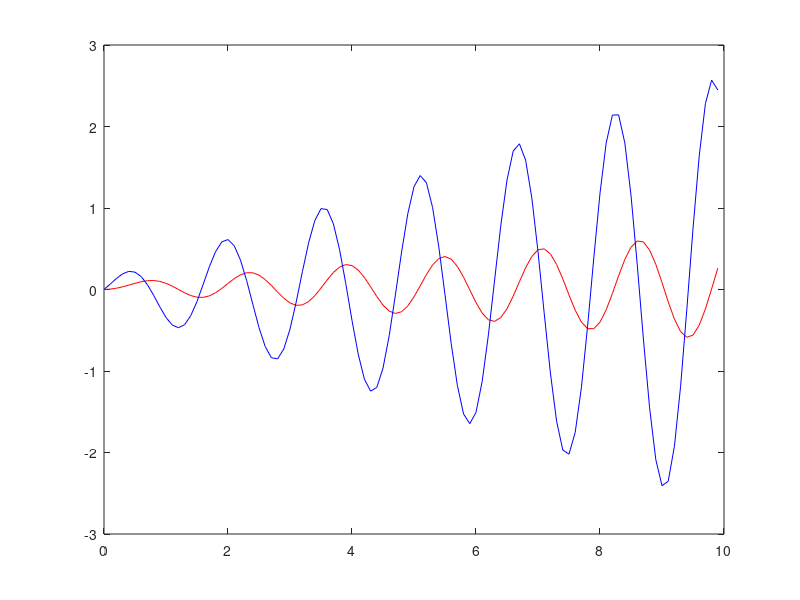

The MATLAB script that drew this image:
% matrichna eksponenta, vtora kursova
A = [0,1;-16,0];
B = [0;1];
y = [0;0]; % nachalni usloviq
h = 0.1; % stupka
n = 100; % broi iteracii
x1 = 0; x(1)=0; y1(1)=0; y2(1)=0;
A2=expm(A*h); % smqta se exp(A*delta T)
for i=2:n
    y=A2*y+(h/2)*(A2*B+B*sin(4*(x1+h))); % formula nekva
     y1(i)=y(1); y2(i)=y(2);
    x1 = x1+h; x(i)=x1;
end
figure(1), plot(x,y1,'r',x,y2,'b');
